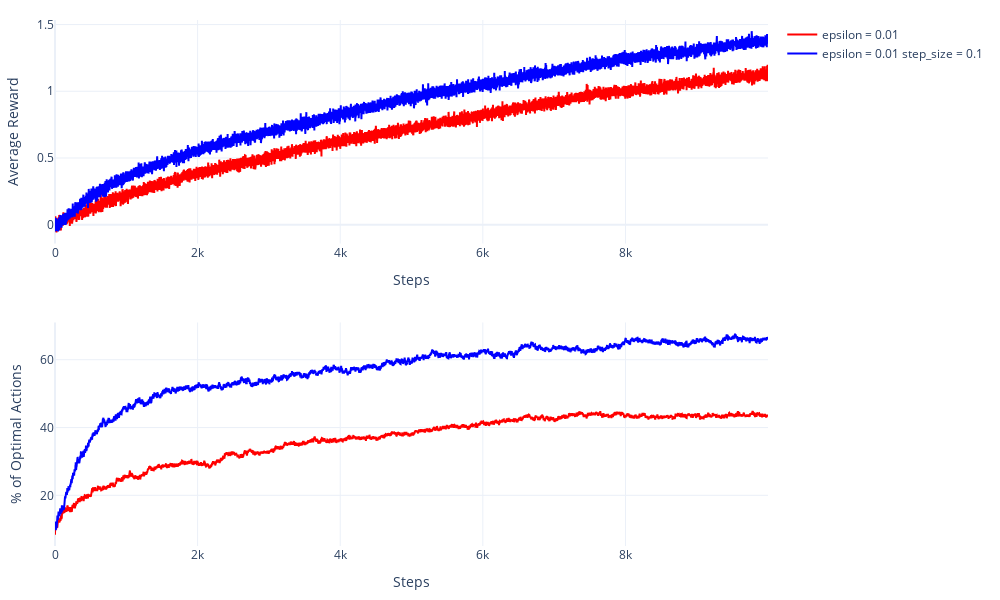

Notebook cell for this chart:
### Code cell
colors = ["red", "blue"]

fig = make_subplots(rows=2, cols=1)

for i, agent in enumerate(agents):
    fig.add_trace(trace=go.Scatter(
        y=average_rewards[i],
        marker=dict(color=colors[i]),
        name=f"epsilon = {agent.epsilon} " + (f"step_size = {agent.step_size}" if hasattr(agent, "step_size") else ""),
    ), row=1, col=1)
    
    fig.add_trace(trace=go.Scatter(
        y=optimal_action_pct[i],
        marker=dict(color=colors[i]),
        showlegend=False
    ), row=2, col=1)

fig.update_xaxes(title_text="Steps", row=1, col=1)
fig.update_xaxes(title_text="Steps", row=2, col=1)
fig.update_yaxes(title_text="Average Reward", row=1, col=1)
fig.update_yaxes(title_text="% of Optimal Actions", row=2, col=1)
fig.update_layout(
    template="plotly_white",
    margin=dict(l=50, r=30, t=20, b=40),
    width=1000,
    height=600,
)
fig.show()

### Figure 1 — Plotly figure (JSON) as saved in the notebook; plotly's stock layout.template omitted (floating-point values rounded to 4 significant figures; data arrays with more than 128 entries replaced by an {"elided": "..."} marker saying what was removed)
{"data": [{"marker": {"color": "red"}, "name": "epsilon = 0.01 ", "type": "scatter", "xaxis": "x", "y": {"elided": "10000 float values"}, "yaxis": "y"}, {"marker": {"color": "red"}, "showlegend": false, "type": "scatter", "xaxis": "x2", "y": {"elided": "10000 float values"}, "yaxis": "y2"}, {"marker": {"color": "blue"}, "name": "epsilon = 0.01 step_size = 0.1", "type": "scatter", "xaxis": "x", "y": {"elided": "10000 float values"}, "yaxis": "y"}, {"marker": {"color": "blue"}, "showlegend": false, "type": "scatter", "xaxis": "x2", "y": {"elided": "10000 float values"}, "yaxis": "y2"}], "layout": {"height": 600, "margin": {"b": 40, "l": 50, "r": 30, "t": 20}, "width": 1000, "xaxis": {"anchor": "y", "domain": [0, 1], "title": {"text": "Steps"}}, "xaxis2": {"anchor": "y2", "domain": [0, 1], "title": {"text": "Steps"}}, "yaxis": {"anchor": "x", "domain": [0.575, 1], "title": {"text": "Average Reward"}}, "yaxis2": {"anchor": "x2", "domain": [0, 0.425], "title": {"text": "% of Optimal Actions"}}}}
